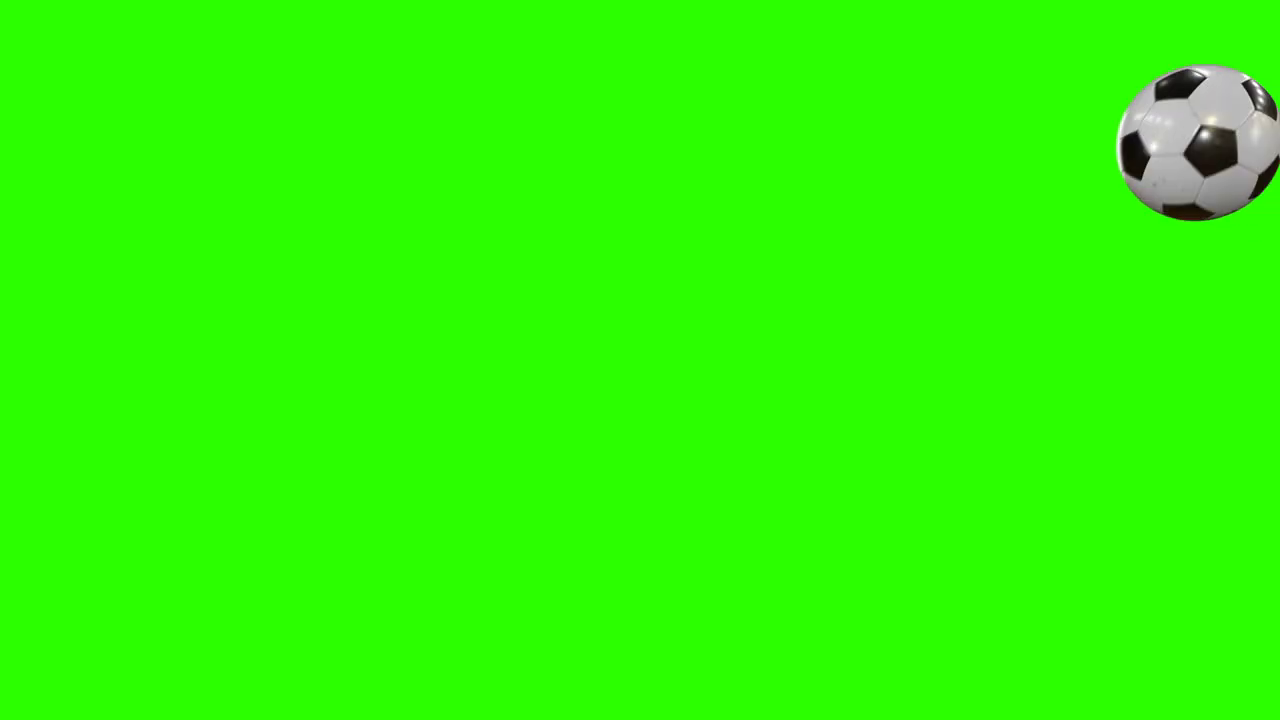
#> input picture frame 55 of Images/Soccer.mp4, 1280 x 720 px
$ python comparison.py
#> lines starting #> are read from the running program, lines starting #| are printed output that depends on the picture; after the words box and inside, x2 and y2 are one past the last pixel; in counts of white or black regions, pixels touching at a corner belong together
#> in compare_harris_shitomasi_video, frame is the input picture: shape (720, 1280, 3); mean B, G, R 2.9, 252.3, 45.1
import cv2
import numpy as np

def process_frame(frame):
    """Return side-by-side Harris vs Shi-Tomasi visualization for a single frame."""
    gray = cv2.cvtColor(frame, cv2.COLOR_BGR2GRAY)
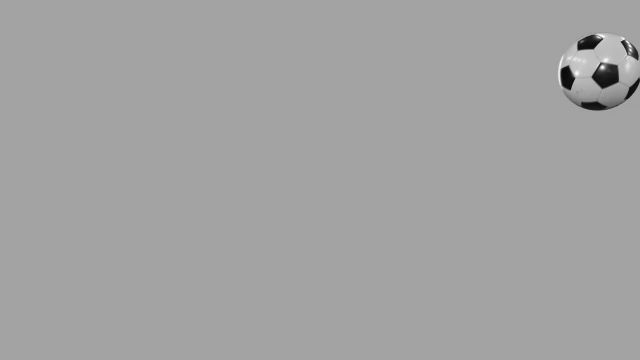
#> gray: shape (720, 1280) (shown at 1/2 size); min 0, max 255, mean 162.4
    gray_f = np.float32(gray)

    # ---------- Harris ----------
    harris = cv2.cornerHarris(gray_f, blockSize=2, ksize=3, k=0.04)
    harris = cv2.dilate(harris, None)  # just for visualization
    harris_vis = frame.copy()

    h_thresh = 0.01 * harris.max()
#> h_thresh = 389426.2
    harris_vis[harris > h_thresh] = [0, 0, 255]  # red for corners
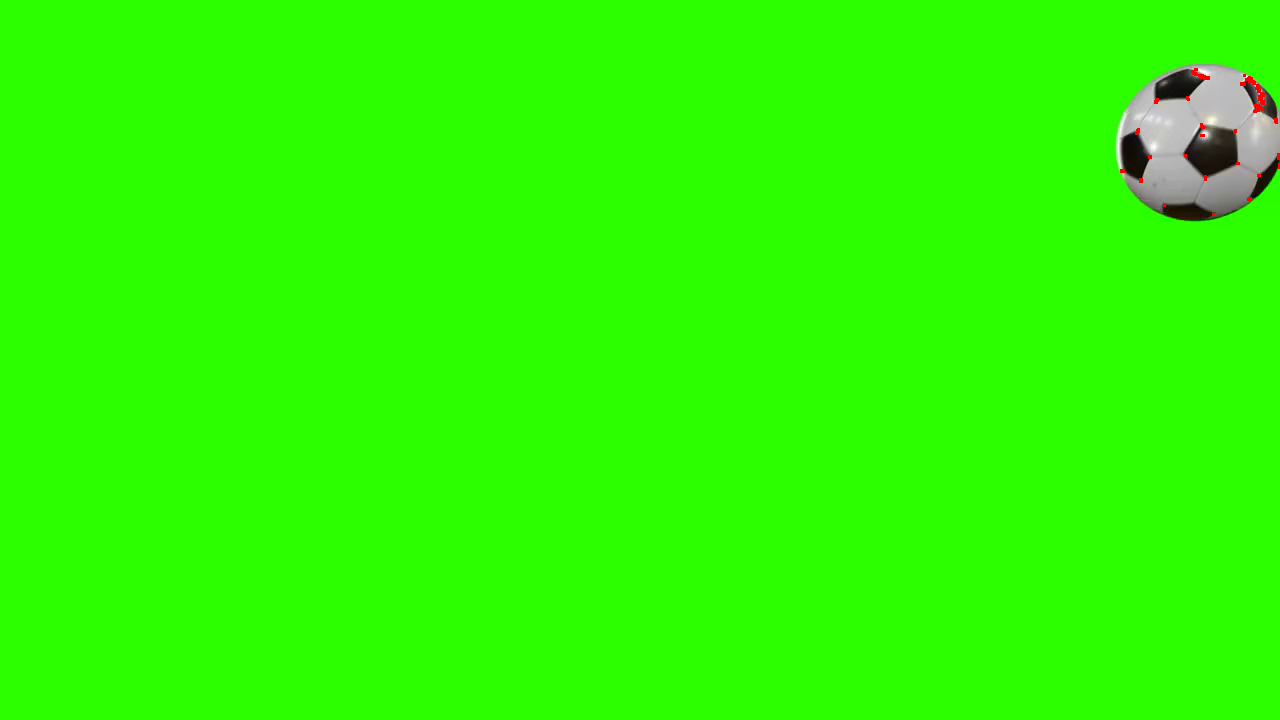
#> harris_vis: shape (720, 1280, 3); 0.07% of pixels changed, all inside (x1, y1, x2, y2) = (1120, 68, 1280, 216)

    # ---------- Shi–Tomasi ----------
    shi_vis = frame.copy()
    corners = cv2.goodFeaturesToTrack(
        gray,
        maxCorners=5000,
        qualityLevel=0.005,
        minDistance=2,
        blockSize=3,
        useHarrisDetector=False  # False => Shi–Tomasi
    )
#> corners = 194 rows, first 8: [1242, 83], [1275, 119], [1206, 77], [1250, 80], [1255, 109], [1156, 100], [1262, 101], [1140, 179]

    if corners is not None:
        corners = corners.astype(int)  # instead of np.int0 (deprecated)
        for c in corners:
            x, y = c.ravel()
            cv2.circle(shi_vis, (x, y), 3, (0, 0, 255), -1)
#> this loop made 194 passes
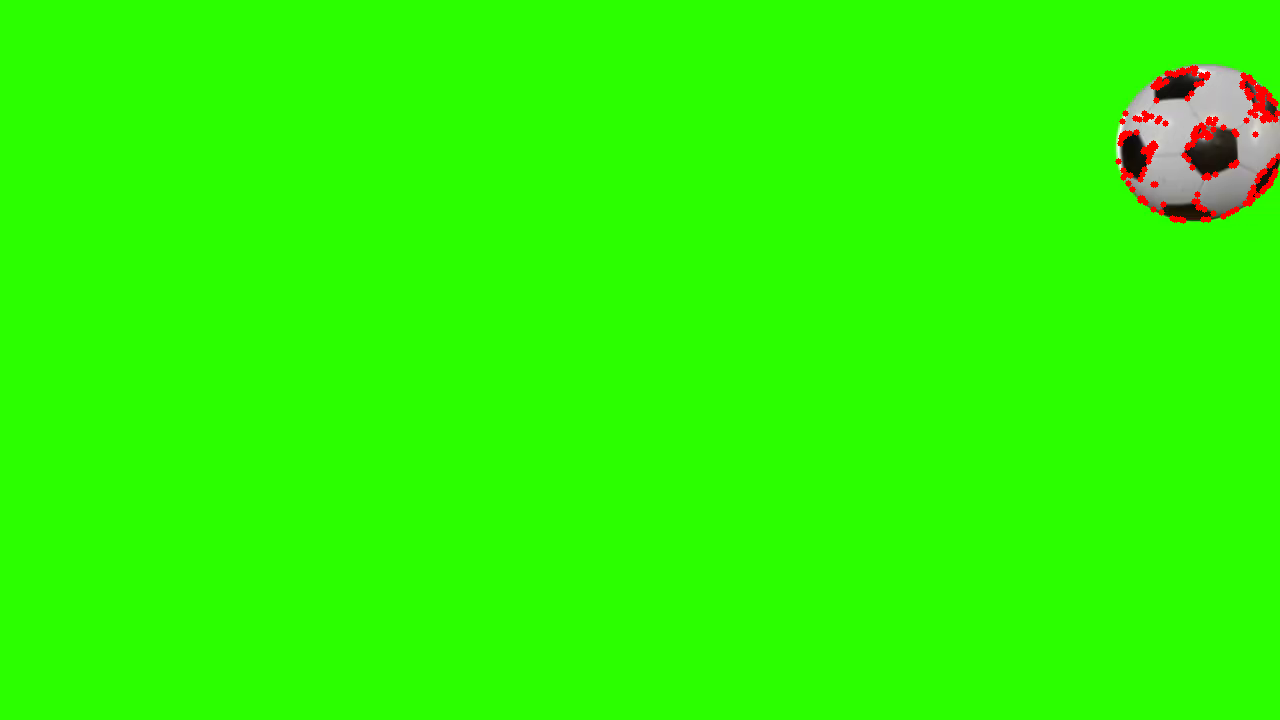
#> shi_vis: shape (720, 1280, 3); 0.47% of pixels changed, all inside (x1, y1, x2, y2) = (1115, 65, 1280, 224)

    # ---------- Labels ----------
    cv2.putText(harris_vis, "Harris", (10, 30),
                cv2.FONT_HERSHEY_SIMPLEX, 1, (0, 255, 0), 2, cv2.LINE_AA)
#> harris_vis: shape (720, 1280, 3); 0.11% of pixels changed, all inside (x1, y1, x2, y2) = (12, 7, 102, 33)
    cv2.putText(shi_vis, "Shi-Tomasi", (10, 30),
                cv2.FONT_HERSHEY_SIMPLEX, 1, (0, 255, 0), 2, cv2.LINE_AA)
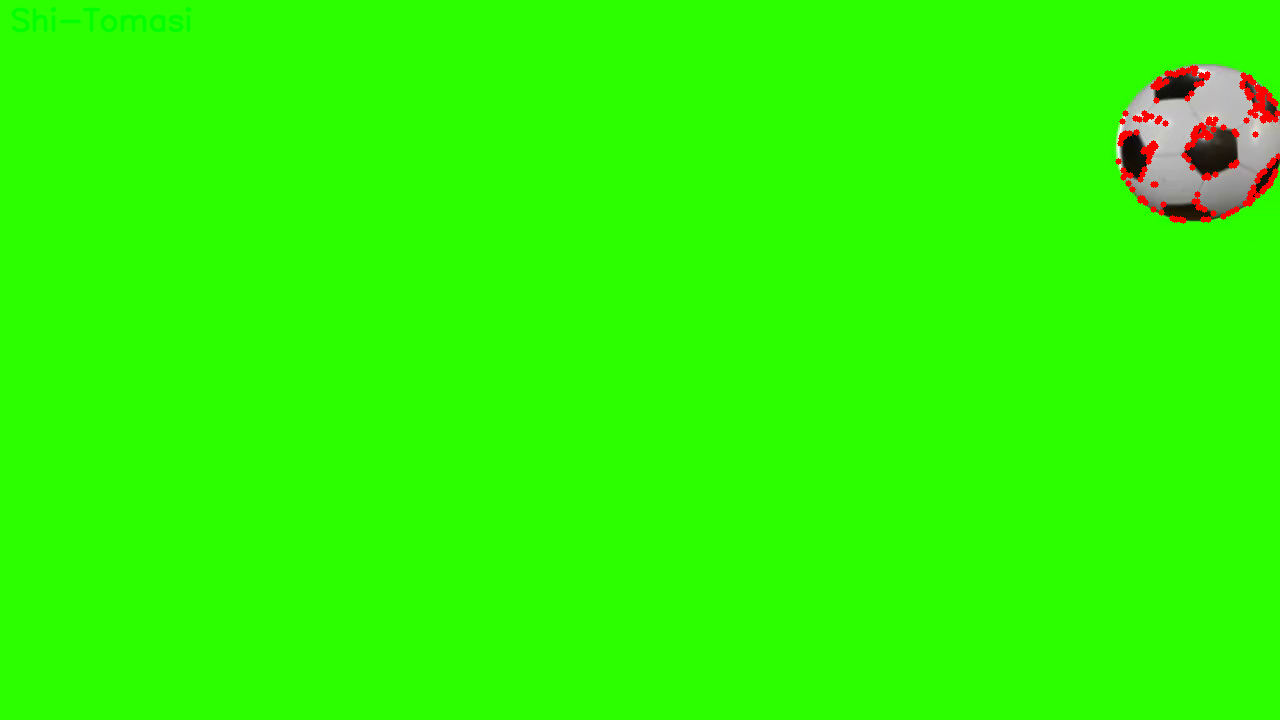
#> shi_vis: shape (720, 1280, 3); 0.21% of pixels changed, all inside (x1, y1, x2, y2) = (11, 7, 192, 33)

    # ---------- Side-by-side ----------
    combo = np.hstack([harris_vis, shi_vis])
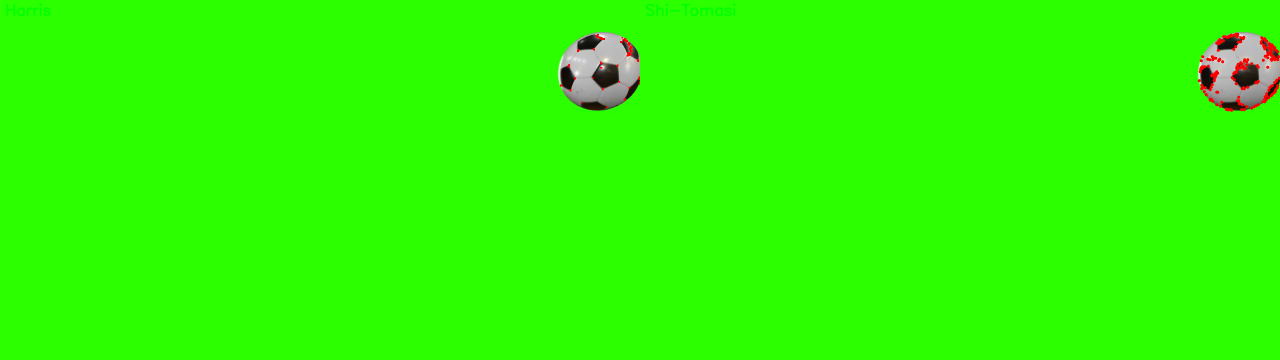
#> combo: shape (720, 2560, 3) (shown at 1/2 size); mean B, G, R 2.6, 251.9, 45.4
    return combo

def compare_harris_shitomasi_video(input_path, output_path, show_preview=False):
    cap = cv2.VideoCapture(input_path)
    if not cap.isOpened():
        print("Error: cannot open video:", input_path)
        return

    # Get video properties
    fps    = cap.get(cv2.CAP_PROP_FPS)
    width  = int(cap.get(cv2.CAP_PROP_FRAME_WIDTH))
    height = int(cap.get(cv2.CAP_PROP_FRAME_HEIGHT))

    # Output frame will be double width (Harris | Shi-Tomasi)
    out_w, out_h = width * 2, height

    fourcc = cv2.VideoWriter_fourcc(*"mp4v")
    out = cv2.VideoWriter(output_path, fourcc, fps if fps > 0 else 20, (out_w, out_h))

    while True:
        ret, frame = cap.read()
        if not ret:
            break

        combo = process_frame(frame)
        out.write(combo)

        if show_preview:
            cv2.imshow("Harris vs Shi-Tomasi", combo)
            if cv2.waitKey(1) & 0xFF == 27:  # ESC to quit preview
                break

    cap.release()
    out.release()
    if show_preview:
        cv2.destroyAllWindows()
    print("Saved output video to:", output_path)

if __name__ == "__main__":
    # Change these paths as needed
    input_video  = "..\Images\Soccer.mp4"                     # your video file
    output_video = "harris_vs_shitomasi_soccer.mp4"       # output comparison video

    compare_harris_shitomasi_video(input_video, output_video, show_preview=False)

$ run again, starting later in the video
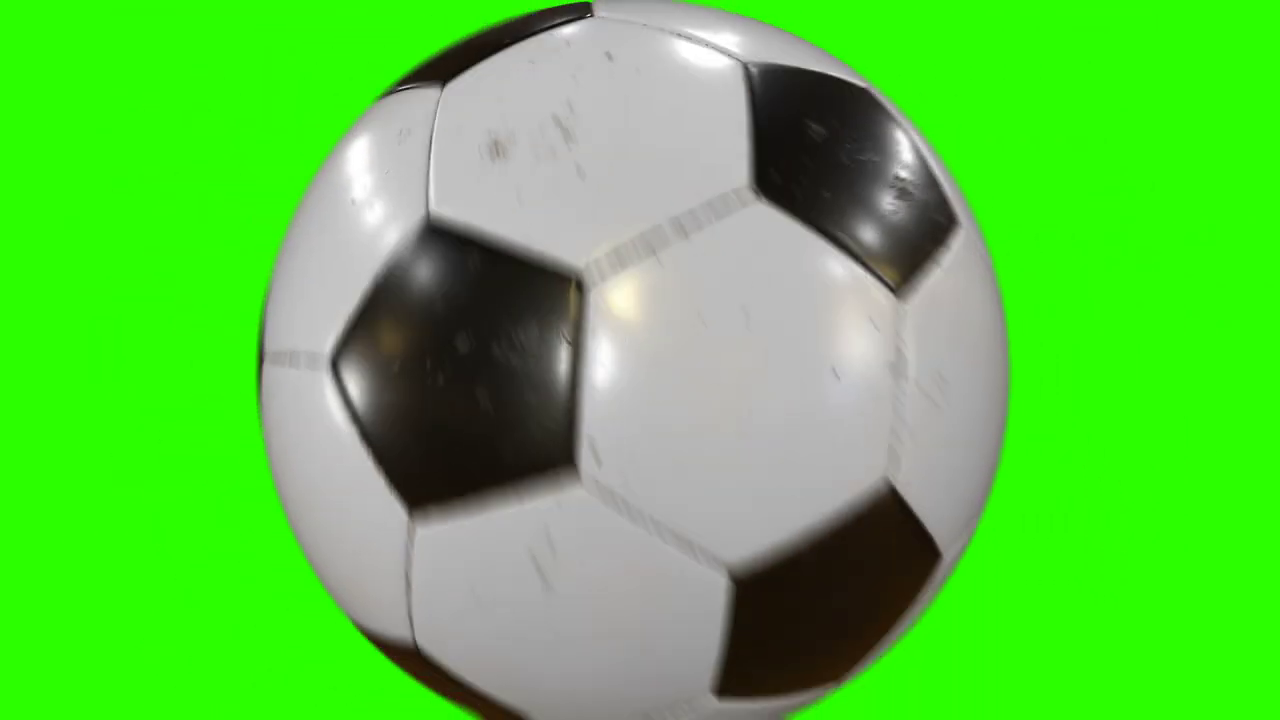
#> input picture frame 247 of Images/Soccer.mp4, 1280 x 720 px
#> in compare_harris_shitomasi_video, frame is the input picture: shape (720, 1280, 3); mean B, G, R 64.9, 200.1, 89.8
#> in process_frame, `gray = cv2.cvtColor(frame, cv2.COLOR_BGR2GRAY)`:
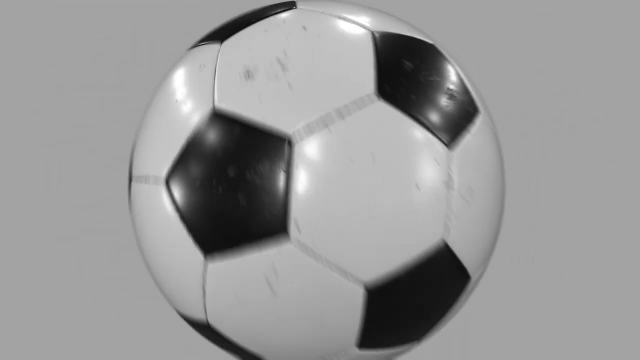
#> gray: shape (720, 1280) (shown at 1/2 size); min 5, max 255, mean 151.9
#> h_thresh = 362789
#> corners = 984 rows, first 8: [589, 14], [586, 15], [591, 3], [442, 87], [441, 91], [707, 45], [398, 88], [728, 55]
#> the loop in process_frame, `for c in corners:` made 984 passes
#> in process_frame, `combo = np.hstack([harris_vis, shi_vis])`:
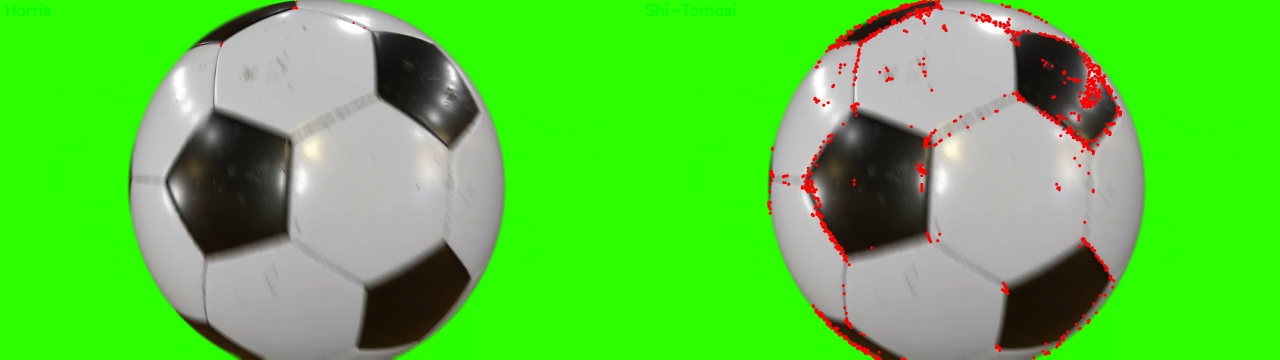
#> combo: shape (720, 2560, 3) (shown at 1/2 size); mean B, G, R 63.7, 198.6, 91.3

$ run again, starting later in the video
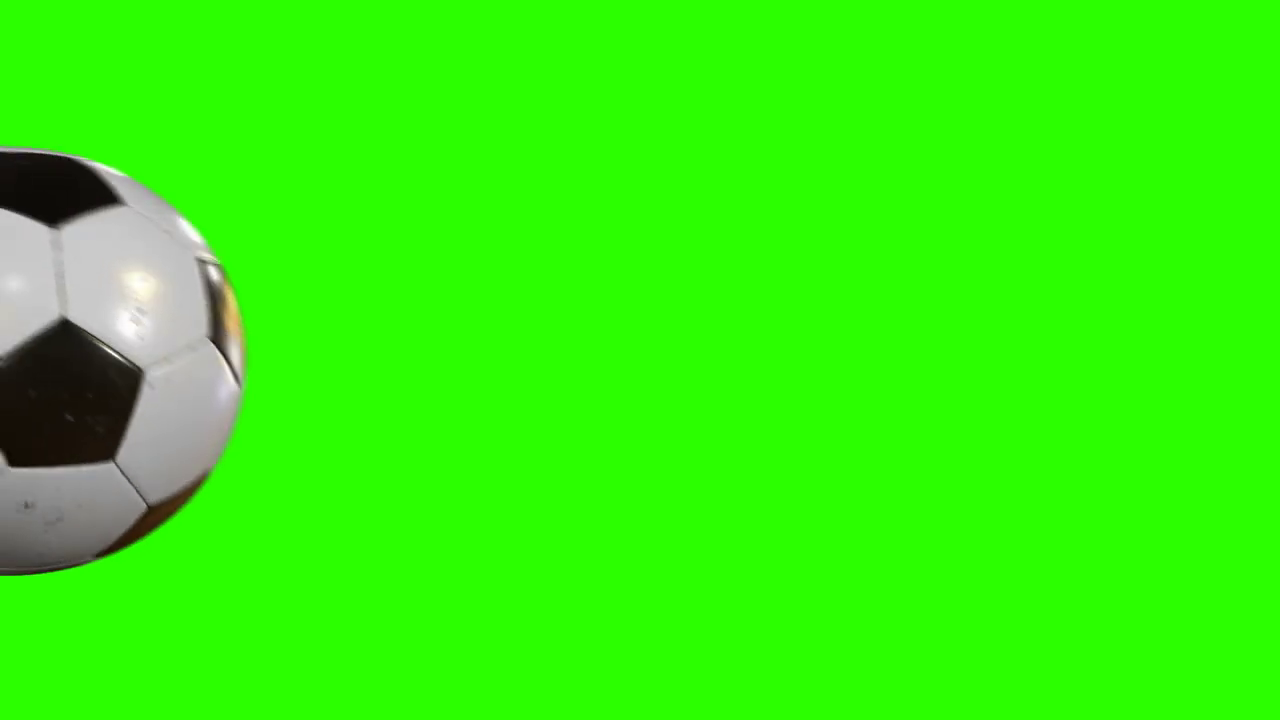
#> input picture frame 440 of Images/Soccer.mp4, 1280 x 720 px
#> in compare_harris_shitomasi_video, frame is the input picture: shape (720, 1280, 3); mean B, G, R 11.1, 243.3, 50.8
#> in process_frame, `harris = cv2.cornerHarris(gray_f, blockSize=2, ksize=3, k=0.04)`:
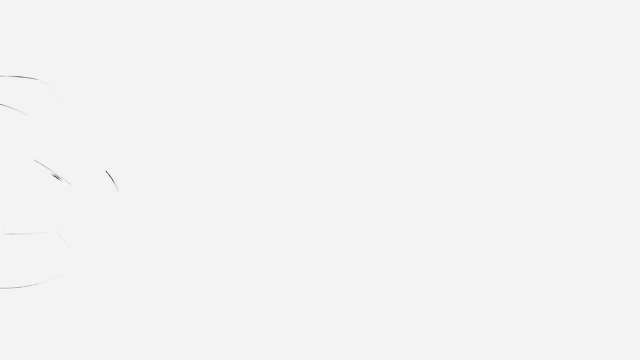
#> harris: shape (720, 1280) float32 (shown at 1/2 size); min -16770296, max 791724.6, mean -4816.5; drawn with min black and max white
#> h_thresh = 7917.2
#> corners = 839 rows, first 8: [209, 267], [148, 506], [113, 459], [8, 465], [206, 262], [127, 205], [209, 337], [211, 340]
#> the loop in process_frame, `for c in corners:` made 839 passes
#> in process_frame, `combo = np.hstack([harris_vis, shi_vis])`:
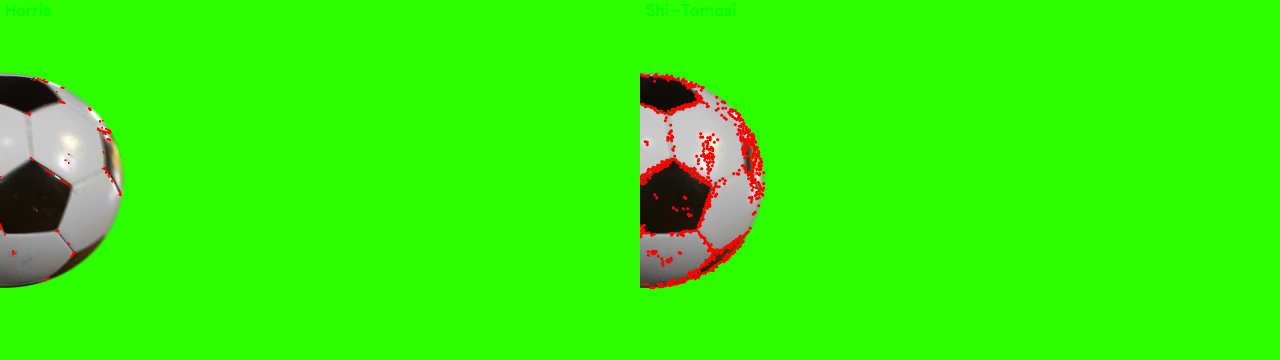
#> combo: shape (720, 2560, 3) (shown at 1/2 size); mean B, G, R 9.9, 241.9, 52
